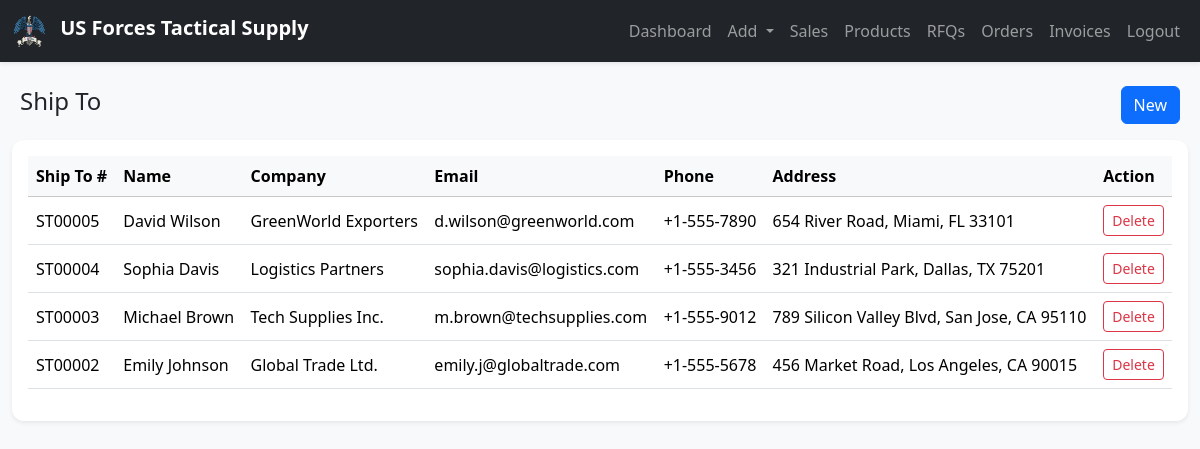
The app's page /modules/shipTo.php (signed in) with its own data.
### tables this page shows
CREATE TABLE `shipto` (
  `id` int(11) NOT NULL,
  `code` varchar(20) DEFAULT NULL,
  `name` varchar(100) NOT NULL,
  `company` varchar(150) DEFAULT NULL,
  `email` varchar(100) DEFAULT NULL,
  `phone` varchar(50) DEFAULT NULL,
  `address` text DEFAULT NULL,
  `created_at` timestamp NOT NULL DEFAULT current_timestamp()
);

### modules/shipTo.php (the view, shortened to what this page needs)
<?php
include("../includes/auth.php");
include("../templates/header.php");
include("../templates/navbar.php");
$result = mysqli_query($conn, "SELECT * FROM shipto ORDER BY id DESC");
?>
<div class="container-fluid mt-4">
    <div class="d-flex justify-content-between align-items-center mb-3 px-2">
        <h4>Ship To</h4>
        <div>
            <button class="btn btn-primary" data-bs-toggle="modal" data-bs-target="#newShipToModal">New</button>
        </div>
    </div>
    <div class="card shadow-sm border-0">
        <div class="card-body">
            <div class="table-responsive">
                <table class="table table-hover align-middle">
                    <thead class="table-light">
                        <tr>
                            <th>Ship To #</th>
                            <th>Name</th>
                            <th>Company</th>
                            <th>Email</th>
                            <th>Phone</th>
                            <th>Address</th>
                            <th>Action</th>
                        </tr>
                    </thead>
                    <tbody>
                        <?php while ($st = mysqli_fetch_assoc($result)) { ?>
                            <tr>
                                <td><?= htmlspecialchars($st['code']) ?></td>
                                <td><?= htmlspecialchars($st['name']) ?></td>
                                <td><?= htmlspecialchars($st['company']) ?></td>
                                <td><?= htmlspecialchars($st['email']) ?></td>
                                <td><?= htmlspecialchars($st['phone']) ?></td>
                                <td><?= nl2br(htmlspecialchars($st['address'])) ?></td>
                                <td>
                                    <a href="?delete=<?= $st['id'] ?>" class="btn btn-sm btn-outline-danger"
                                        onclick="return confirm('Delete this Ship To?');">
                                        Delete
                                    </a>
                                </td>
                            </tr>
                        <?php } ?>
                    </tbody>
                </table>
            </div>
        </div>
    </div>
</div>
<?php include("../templates/footer.php"); ?>

### assets/style.css (style rules this page uses)
body { font-family: 'Segoe UI', Tahoma, sans-serif; }
.card { border-radius: 12px; }

### records on screen
shipto: code "ST00005", name "David Wilson", company "GreenWorld Exporters", email "d.wilson@greenworld.com", phone "+1-555-7890", address "654 River Road, Miami, FL 33101"
shipto: code "ST00004", name "Sophia Davis", company "Logistics Partners", email "sophia.davis@logistics.com", phone "+1-555-3456", address "321 Industrial Park, Dallas, TX 75201"
shipto: code "ST00003", name "Michael Brown", company "Tech Supplies Inc.", email "m.brown@techsupplies.com", phone "+1-555-9012", address "789 Silicon Valley Blvd, San Jose, CA 95110"
shipto: code "ST00002", name "Emily Johnson", company "Global Trade Ltd.", email "emily.j@globaltrade.com", phone "+1-555-5678", address "456 Market Road, Los Angeles, CA 90015"
